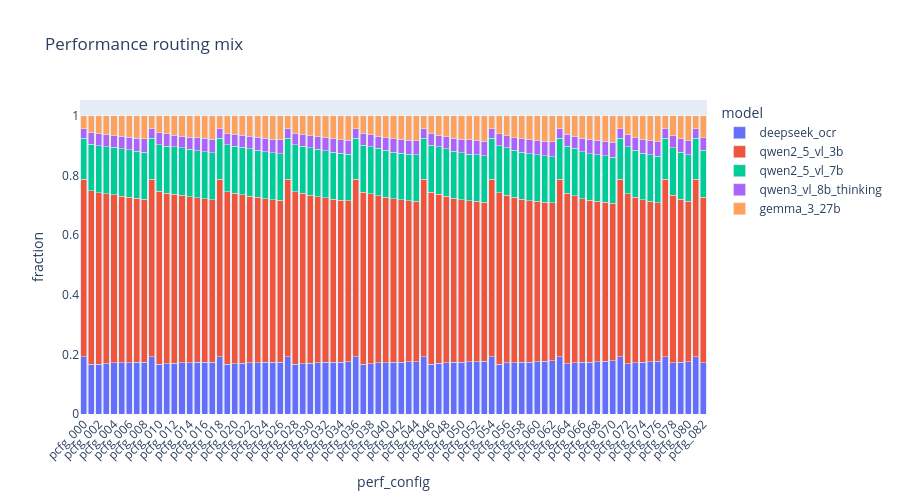

This figure's notebook cell:
### Markdown cell above
### Routing mix per config

### Code cell
routing_long = (
    routing_df.reset_index().melt(
        id_vars='perf_config',
        var_name='model',
        value_name='fraction',
    )
)
fig = px.bar(
    routing_long,
    x='perf_config',
    y='fraction',
    color='model',
    title='Performance routing mix',
)
fig.update_layout(barmode='stack', xaxis_tickangle=-45, height=500)
fig.show()

### Figure 1 — Plotly figure (JSON) as saved in the notebook; plotly's stock layout.template omitted (floating-point values rounded to 4 significant figures)
{"data": [{"hovertemplate": "model=deepseek_ocr<br>perf_config=%{x}<br>fraction=%{y}<extra></extra>", "legendgroup": "deepseek_ocr", "marker": {"color": "#636efa", "pattern": {"shape": ""}}, "name": "deepseek_ocr", "orientation": "v", "showlegend": true, "textposition": "auto", "type": "bar", "x": ["pcfg_000", "pcfg_001", "pcfg_002", "pcfg_003", "pcfg_004", "pcfg_005", "pcfg_006", "pcfg_007", "pcfg_008", "pcfg_009", "pcfg_010", "pcfg_011", "pcfg_012", "pcfg_013", "pcfg_014", "pcfg_015", "pcfg_016", "pcfg_017", "pcfg_018", "pcfg_019", "pcfg_020", "pcfg_021", "pcfg_022", "pcfg_023", "pcfg_024", "pcfg_025", "pcfg_026", "pcfg_027", "pcfg_028", "pcfg_029", "pcfg_030", "pcfg_031", "pcfg_032", "pcfg_033", "pcfg_034", "pcfg_035", "pcfg_036", "pcfg_037", "pcfg_038", "pcfg_039", "pcfg_040", "pcfg_041", "pcfg_042", "pcfg_043", "pcfg_044", "pcfg_045", "pcfg_046", "pcfg_047", "pcfg_048", "pcfg_049", "pcfg_050", "pcfg_051", "pcfg_052", "pcfg_053", "pcfg_054", "pcfg_055", "pcfg_056", "pcfg_057", "pcfg_058", "pcfg_059", "pcfg_060", "pcfg_061", "pcfg_062", "pcfg_063", "pcfg_064", "pcfg_065", "pcfg_066", "pcfg_067", "pcfg_068", "pcfg_069", "pcfg_070", "pcfg_071", "pcfg_072", "pcfg_073", "pcfg_074", "pcfg_075", "pcfg_076", "pcfg_077", "pcfg_078", "pcfg_079", "pcfg_080", "pcfg_081", "pcfg_082"], "xaxis": "x", "y": [0.1915, 0.1672, 0.1676, 0.1691, 0.1711, 0.172, 0.1726, 0.173, 0.1732, 0.1914, 0.1671, 0.1678, 0.1697, 0.1717, 0.1721, 0.1728, 0.1731, 0.1736, 0.1914, 0.1671, 0.1682, 0.1703, 0.1719, 0.1725, 0.173, 0.1734, 0.1742, 0.1914, 0.1672, 0.1685, 0.171, 0.172, 0.1729, 0.1731, 0.1736, 0.1746, 0.1914, 0.1672, 0.169, 0.1718, 0.1725, 0.1731, 0.1736, 0.1744, 0.1754, 0.1914, 0.1673, 0.1701, 0.172, 0.1729, 0.1735, 0.1744, 0.1754, 0.1764, 0.1914, 0.1676, 0.1711, 0.1725, 0.1731, 0.1743, 0.1754, 0.1765, 0.1781, 0.1914, 0.1682, 0.1719, 0.173, 0.174, 0.1754, 0.1769, 0.1782, 0.1914, 0.169, 0.1725, 0.1736, 0.1754, 0.1776, 0.1914, 0.1711, 0.1731, 0.1754, 0.1914, 0.1725], "yaxis": "y"}, {"hovertemplate": "model=qwen2_5_vl_3b<br>perf_config=%{x}<br>fraction=%{y}<extra></extra>", "legendgroup": "qwen2_5_vl_3b", "marker": {"color": "#EF553B", "pattern": {"shape": ""}}, "name": "qwen2_5_vl_3b", "orientation": "v", "showlegend": true, "textposition": "auto", "type": "bar", "x": ["pcfg_000", "pcfg_001", "pcfg_002", "pcfg_003", "pcfg_004", "pcfg_005", "pcfg_006", "pcfg_007", "pcfg_008", "pcfg_009", "pcfg_010", "pcfg_011", "pcfg_012", "pcfg_013", "pcfg_014", "pcfg_015", "pcfg_016", "pcfg_017", "pcfg_018", "pcfg_019", "pcfg_020", "pcfg_021", "pcfg_022", "pcfg_023", "pcfg_024", "pcfg_025", "pcfg_026", "pcfg_027", "pcfg_028", "pcfg_029", "pcfg_030", "pcfg_031", "pcfg_032", "pcfg_033", "pcfg_034", "pcfg_035", "pcfg_036", "pcfg_037", "pcfg_038", "pcfg_039", "pcfg_040", "pcfg_041", "pcfg_042", "pcfg_043", "pcfg_044", "pcfg_045", "pcfg_046", "pcfg_047", "pcfg_048", "pcfg_049", "pcfg_050", "pcfg_051", "pcfg_052", "pcfg_053", "pcfg_054", "pcfg_055", "pcfg_056", "pcfg_057", "pcfg_058", "pcfg_059", "pcfg_060", "pcfg_061", "pcfg_062", "pcfg_063", "pcfg_064", "pcfg_065", "pcfg_066", "pcfg_067", "pcfg_068", "pcfg_069", "pcfg_070", "pcfg_071", "pcfg_072", "pcfg_073", "pcfg_074", "pcfg_075", "pcfg_076", "pcfg_077", "pcfg_078", "pcfg_079", "pcfg_080", "pcfg_081", "pcfg_082"], "xaxis": "x", "y": [0.5952, 0.5805, 0.5746, 0.5692, 0.5637, 0.5586, 0.5544, 0.5502, 0.5471, 0.5949, 0.5796, 0.573, 0.567, 0.561, 0.556, 0.552, 0.5481, 0.5454, 0.5948, 0.5787, 0.5722, 0.565, 0.5589, 0.5541, 0.549, 0.5456, 0.5422, 0.5948, 0.5779, 0.5711, 0.5631, 0.5566, 0.5515, 0.5466, 0.5432, 0.54, 0.5948, 0.5769, 0.5686, 0.5602, 0.5539, 0.5482, 0.544, 0.5402, 0.5375, 0.5948, 0.5756, 0.5662, 0.5575, 0.5507, 0.5452, 0.5407, 0.5374, 0.5342, 0.5948, 0.5741, 0.5631, 0.5539, 0.5467, 0.5413, 0.5375, 0.5337, 0.5296, 0.5948, 0.5722, 0.559, 0.549, 0.5425, 0.5375, 0.5329, 0.5279, 0.5948, 0.5686, 0.5539, 0.544, 0.5375, 0.5313, 0.5948, 0.5631, 0.5467, 0.5375, 0.5948, 0.5539], "yaxis": "y"}, {"hovertemplate": "model=qwen2_5_vl_7b<br>perf_config=%{x}<br>fraction=%{y}<extra></extra>", "legendgroup": "qwen2_5_vl_7b", "marker": {"color": "#00cc96", "pattern": {"shape": ""}}, "name": "qwen2_5_vl_7b", "orientation": "v", "showlegend": true, "textposition": "auto", "type": "bar", "x": ["pcfg_000", "pcfg_001", "pcfg_002", "pcfg_003", "pcfg_004", "pcfg_005", "pcfg_006", "pcfg_007", "pcfg_008", "pcfg_009", "pcfg_010", "pcfg_011", "pcfg_012", "pcfg_013", "pcfg_014", "pcfg_015", "pcfg_016", "pcfg_017", "pcfg_018", "pcfg_019", "pcfg_020", "pcfg_021", "pcfg_022", "pcfg_023", "pcfg_024", "pcfg_025", "pcfg_026", "pcfg_027", "pcfg_028", "pcfg_029", "pcfg_030", "pcfg_031", "pcfg_032", "pcfg_033", "pcfg_034", "pcfg_035", "pcfg_036", "pcfg_037", "pcfg_038", "pcfg_039", "pcfg_040", "pcfg_041", "pcfg_042", "pcfg_043", "pcfg_044", "pcfg_045", "pcfg_046", "pcfg_047", "pcfg_048", "pcfg_049", "pcfg_050", "pcfg_051", "pcfg_052", "pcfg_053", "pcfg_054", "pcfg_055", "pcfg_056", "pcfg_057", "pcfg_058", "pcfg_059", "pcfg_060", "pcfg_061", "pcfg_062", "pcfg_063", "pcfg_064", "pcfg_065", "pcfg_066", "pcfg_067", "pcfg_068", "pcfg_069", "pcfg_070", "pcfg_071", "pcfg_072", "pcfg_073", "pcfg_074", "pcfg_075", "pcfg_076", "pcfg_077", "pcfg_078", "pcfg_079", "pcfg_080", "pcfg_081", "pcfg_082"], "xaxis": "x", "y": [0.1382, 0.1568, 0.1573, 0.1583, 0.159, 0.1593, 0.1583, 0.1574, 0.157, 0.1381, 0.1567, 0.1572, 0.1585, 0.159, 0.1589, 0.1578, 0.1573, 0.1568, 0.1381, 0.1568, 0.1572, 0.1589, 0.1592, 0.1582, 0.1574, 0.1568, 0.1564, 0.1381, 0.1568, 0.1576, 0.1588, 0.159, 0.1576, 0.1569, 0.1566, 0.1564, 0.1381, 0.1569, 0.1581, 0.1591, 0.1581, 0.1571, 0.1567, 0.1565, 0.1562, 0.1381, 0.1572, 0.1588, 0.1591, 0.1574, 0.1568, 0.1564, 0.1563, 0.1559, 0.1381, 0.1571, 0.1587, 0.1581, 0.1569, 0.1564, 0.1562, 0.1558, 0.1549, 0.1381, 0.1572, 0.1592, 0.1574, 0.1564, 0.1562, 0.1555, 0.1547, 0.1381, 0.1581, 0.1581, 0.1567, 0.1562, 0.1553, 0.1381, 0.1587, 0.1569, 0.1562, 0.1381, 0.1581], "yaxis": "y"}, {"hovertemplate": "model=qwen3_vl_8b_thinking<br>perf_config=%{x}<br>fraction=%{y}<extra></extra>", "legendgroup": "qwen3_vl_8b_thinking", "marker": {"color": "#ab63fa", "pattern": {"shape": ""}}, "name": "qwen3_vl_8b_thinking", "orientation": "v", "showlegend": true, "textposition": "auto", "type": "bar", "x": ["pcfg_000", "pcfg_001", "pcfg_002", "pcfg_003", "pcfg_004", "pcfg_005", "pcfg_006", "pcfg_007", "pcfg_008", "pcfg_009", "pcfg_010", "pcfg_011", "pcfg_012", "pcfg_013", "pcfg_014", "pcfg_015", "pcfg_016", "pcfg_017", "pcfg_018", "pcfg_019", "pcfg_020", "pcfg_021", "pcfg_022", "pcfg_023", "pcfg_024", "pcfg_025", "pcfg_026", "pcfg_027", "pcfg_028", "pcfg_029", "pcfg_030", "pcfg_031", "pcfg_032", "pcfg_033", "pcfg_034", "pcfg_035", "pcfg_036", "pcfg_037", "pcfg_038", "pcfg_039", "pcfg_040", "pcfg_041", "pcfg_042", "pcfg_043", "pcfg_044", "pcfg_045", "pcfg_046", "pcfg_047", "pcfg_048", "pcfg_049", "pcfg_050", "pcfg_051", "pcfg_052", "pcfg_053", "pcfg_054", "pcfg_055", "pcfg_056", "pcfg_057", "pcfg_058", "pcfg_059", "pcfg_060", "pcfg_061", "pcfg_062", "pcfg_063", "pcfg_064", "pcfg_065", "pcfg_066", "pcfg_067", "pcfg_068", "pcfg_069", "pcfg_070", "pcfg_071", "pcfg_072", "pcfg_073", "pcfg_074", "pcfg_075", "pcfg_076", "pcfg_077", "pcfg_078", "pcfg_079", "pcfg_080", "pcfg_081", "pcfg_082"], "xaxis": "x", "y": [0.03217, 0.03849, 0.04057, 0.0403, 0.03959, 0.04068, 0.04227, 0.04451, 0.04573, 0.03249, 0.03896, 0.04098, 0.04012, 0.0399, 0.04152, 0.04321, 0.04512, 0.04604, 0.03257, 0.03929, 0.04073, 0.03999, 0.04054, 0.04227, 0.04489, 0.046, 0.04682, 0.03257, 0.03963, 0.04034, 0.03991, 0.04131, 0.04354, 0.04584, 0.04664, 0.04718, 0.03257, 0.03999, 0.04048, 0.04021, 0.04243, 0.0451, 0.04642, 0.04717, 0.04773, 0.03257, 0.04049, 0.03976, 0.04096, 0.04406, 0.04604, 0.04711, 0.04773, 0.04837, 0.03257, 0.0408, 0.03979, 0.0424, 0.04584, 0.04695, 0.04773, 0.04845, 0.04928, 0.03257, 0.04073, 0.0404, 0.04489, 0.04682, 0.04773, 0.04854, 0.04987, 0.03257, 0.04048, 0.0424, 0.04642, 0.04773, 0.04873, 0.03257, 0.03979, 0.04584, 0.04773, 0.03257, 0.0424], "yaxis": "y"}, {"hovertemplate": "model=gemma_3_27b<br>perf_config=%{x}<br>fraction=%{y}<extra></extra>", "legendgroup": "gemma_3_27b", "marker": {"color": "#FFA15A", "pattern": {"shape": ""}}, "name": "gemma_3_27b", "orientation": "v", "showlegend": true, "textposition": "auto", "type": "bar", "x": ["pcfg_000", "pcfg_001", "pcfg_002", "pcfg_003", "pcfg_004", "pcfg_005", "pcfg_006", "pcfg_007", "pcfg_008", "pcfg_009", "pcfg_010", "pcfg_011", "pcfg_012", "pcfg_013", "pcfg_014", "pcfg_015", "pcfg_016", "pcfg_017", "pcfg_018", "pcfg_019", "pcfg_020", "pcfg_021", "pcfg_022", "pcfg_023", "pcfg_024", "pcfg_025", "pcfg_026", "pcfg_027", "pcfg_028", "pcfg_029", "pcfg_030", "pcfg_031", "pcfg_032", "pcfg_033", "pcfg_034", "pcfg_035", "pcfg_036", "pcfg_037", "pcfg_038", "pcfg_039", "pcfg_040", "pcfg_041", "pcfg_042", "pcfg_043", "pcfg_044", "pcfg_045", "pcfg_046", "pcfg_047", "pcfg_048", "pcfg_049", "pcfg_050", "pcfg_051", "pcfg_052", "pcfg_053", "pcfg_054", "pcfg_055", "pcfg_056", "pcfg_057", "pcfg_058", "pcfg_059", "pcfg_060", "pcfg_061", "pcfg_062", "pcfg_063", "pcfg_064", "pcfg_065", "pcfg_066", "pcfg_067", "pcfg_068", "pcfg_069", "pcfg_070", "pcfg_071", "pcfg_072", "pcfg_073", "pcfg_074", "pcfg_075", "pcfg_076", "pcfg_077", "pcfg_078", "pcfg_079", "pcfg_080", "pcfg_081", "pcfg_082"], "xaxis": "x", "y": [0.04304, 0.05702, 0.05988, 0.06315, 0.0666, 0.06949, 0.07248, 0.0749, 0.07695, 0.0431, 0.05767, 0.06099, 0.06469, 0.06834, 0.07149, 0.07414, 0.07639, 0.07817, 0.04315, 0.05811, 0.06163, 0.06585, 0.06948, 0.07295, 0.07583, 0.07823, 0.08042, 0.04313, 0.05846, 0.06254, 0.06729, 0.07104, 0.07446, 0.0775, 0.07994, 0.0818, 0.04313, 0.05899, 0.06374, 0.06874, 0.07309, 0.07658, 0.07923, 0.08169, 0.08313, 0.04315, 0.05936, 0.06512, 0.07048, 0.07492, 0.07848, 0.08142, 0.08322, 0.08516, 0.04313, 0.06036, 0.06732, 0.07309, 0.0775, 0.081, 0.08316, 0.0856, 0.08811, 0.04315, 0.06163, 0.06946, 0.07583, 0.08022, 0.08308, 0.08613, 0.0893, 0.04313, 0.06374, 0.07307, 0.07923, 0.08313, 0.08705, 0.04315, 0.06729, 0.07748, 0.08317, 0.04313, 0.07309], "yaxis": "y"}], "layout": {"barmode": "stack", "height": 500, "legend": {"title": {"text": "model"}, "tracegroupgap": 0}, "title": {"text": "Performance routing mix"}, "xaxis": {"anchor": "y", "domain": [0, 1], "tickangle": -45, "title": {"text": "perf_config"}}, "yaxis": {"anchor": "x", "domain": [0, 1], "title": {"text": "fraction"}}}}
